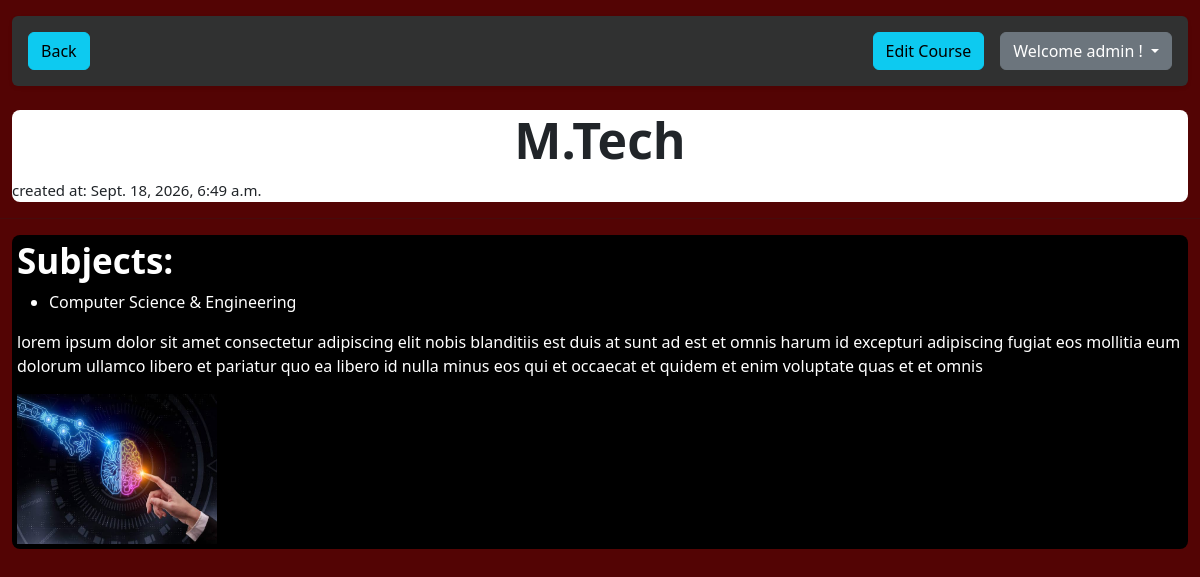
The page /courses/5/ (signed in) on the database its author committed.
### cards/models.py (models this page shows, shortened)
class Course(models.Model):
    statuschoices=[
         ("active","ACTIVE"),
         ("inactive","INACTIVE")
    ]
    course_name=models.CharField(max_length=50,unique=True)
    subjects=models.ManyToManyField(Subject,related_name="courses")
    image=models.ImageField(upload_to="course/")
    status=models.CharField(
         choices=statuschoices,
         default="active"
    )
    created_at=models.DateTimeField(auto_now_add=True)
    updated_at=models.DateTimeField(auto_now=True)
    description=models.TextField()

class Subject(models.Model):
    subject=models.CharField(max_length=50)
    def __str__(self):
        return f"{self.subject}"

### cards/views.py (the view)
# urls.py: path('courses/<int:pk>/',views.coursedetail,name="coursedetail"),
def coursedetail(request,pk):
    if not request.user.is_authenticated:
         return redirect("login")
    course=Course.objects.get(pk=pk)
    if request.method =="POST":
            print(request.POST)
            if 'changepassword' in request.POST:
                form=CourseForm(instance=course)
                passform=ChangePassword(user=request.user,data=request.POST)
                if passform.is_valid():
                    passform.save()
                    return JsonResponse({"status":"success"})
                else:
                    return JsonResponse({"status":"error","errors":passform.errors},status=400)
            else:
                passform=ChangePassword(user=request.user)
                form=CourseForm(request.POST,request.FILES,instance=course)
                if form.is_valid():
                    form.save()
                    return JsonResponse({"status": "success"})
                else:
                    return JsonResponse({"status": "error", "errors": form.errors}, status=400)
    else:
        form=CourseForm(instance=course)
        passform=ChangePassword(user=request.user)
    context={
        "course":course,
        "form":form,
        "passform":passform
    }
    return render(request,"course_detail.html",context)

### cards/templates/course_detail.html (shortened to what this page needs)
{% load static %}
<!DOCTYPE html>
<html lang="en">
<head>
    <link rel="stylesheet" href="{% static 'css/style.css' %}">
   <link href="https://cdn.jsdelivr.net/npm/bootstrap@5.3.3/dist/css/bootstrap.min.css" rel="stylesheet">
</head>
<body style="background-color: rgb(83 4 4);">
    <div class="container-fluid mt-3">
    <nav class="navbar navbar-expand-lg rounded p-3 mb-4 shadow-sm" style="background-color: #303131;">
        <div class="container-fluid d-flex flex-wrap justify-content-between align-items-center p-0">
            <div class="d-flex align-items-center gap-3">
                <a href="{% url 'courseview'%}">
                    <button type="button" class="btn btn-info explicit">Back</button>
                </a>
            </div>
            <div class="d-flex align-items-center gap-3 mt-3 mt-lg-0">
                {% if user.is_staff or user.is_superuser %}
                <button id="coursebutton" type="button" class="btn btn-info explicit" data-bs-toggle="modal" data-bs-target="#myModal">
                    Edit Course
                </button>
                {% endif %}
                <div class="dropdown">
                    <button class="btn btn-secondary dropdown-toggle" type="button" data-bs-toggle="dropdown" aria-expanded="false">
                        Welcome {{request.user}} !
                    </button>
                </div>
            </div>
        </div>
    </nav>
</div>
    <div class="detail">
        <div class="heading">
           <div class="coursediv">
             <h1 class="courseheading">{{course.course_name}}</h1>
            <small style="text-align: left;font-size: 15px;"> created at: {{course.created_at}}</small>
           </div>
        </div>
        <hr>
        <div class="description">
            <h2 style="font-weight: bold;font-size:35px;">Subjects:</h2>
            <ul>{% for subject in course.subjects.all %}
                <li>{{subject.subject}}</li>
            {% endfor %}</ul>
            <div class="main-description">
            <p>{{course.description}}</p>
                 <img src="{{course.image.url}}" alt="courses-image" style="width: 200px;height: 150px;">
            </div>
            </div>
    </div>
</body>
</html>

### cards/static/css/style.css (style rules this page uses)
.heading { text-align: left; }
.courseheading { text-align: center; font-size: 50px; font-weight: bold; }
.coursediv { background-color: white; border-radius: 8px; margin: 12px; }
.description { padding: 5px; background-color: black; color: white; border-radius: 8px; margin: 12px; }
.main-description { display: inline-block; }

### rows shown on the page
Course: course_name "M.Tech", created_at "Sept. 18, 2026, 6:49 a.m.", description "lorem ipsum dolor sit amet consectetur adipiscing elit nobis blanditiis est duis at sunt ad est et omnis harum id excepturi adipiscing fugiat eos mollitia eum dolorum ullamco libero et pariatur quo ea libero id nulla minus eos qui et occaecat et quidem et enim voluptate quas et et omnis", image (picture)
Subject: subject "Computer Science & Engineering"

### other values the page prints
{{ request.user }} "admin"
